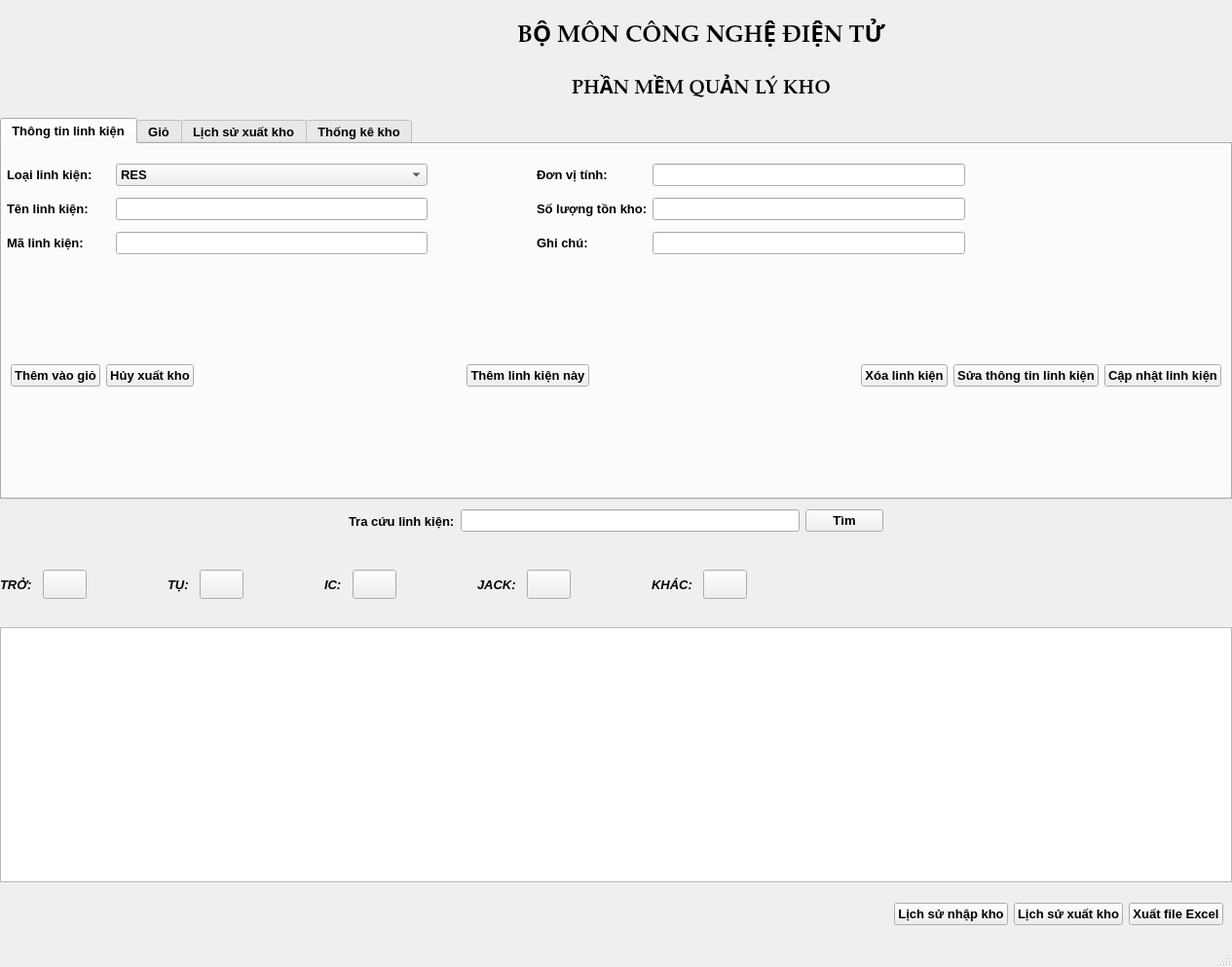
<?xml version="1.0" encoding="UTF-8"?>
<ui version="4.0">
 <class>MainWindow</class>
 <widget class="QMainWindow" name="MainWindow">
  <property name="geometry">
   <rect>
    <x>0</x>
    <y>0</y>
    <width>1265</width>
    <height>993</height>
   </rect>
  </property>
  <property name="windowTitle">
   <string>Phần mềm quản lý kho</string>
  </property>
  <widget class="QWidget" name="centralwidget">
   <layout class="QVBoxLayout" name="verticalLayout" stretch="1,7">
    <property name="spacing">
     <number>0</number>
    </property>
    <property name="leftMargin">
     <number>0</number>
    </property>
    <property name="topMargin">
     <number>0</number>
    </property>
    <property name="rightMargin">
     <number>0</number>
    </property>
    <property name="bottomMargin">
     <number>0</number>
    </property>
    <item>
     <widget class="QWidget" name="widget" native="true">
      <layout class="QHBoxLayout" name="horizontalLayout" stretch="2,5">
       <property name="leftMargin">
        <number>0</number>
       </property>
       <property name="topMargin">
        <number>0</number>
       </property>
       <property name="rightMargin">
        <number>0</number>
       </property>
       <property name="bottomMargin">
        <number>0</number>
       </property>
       <item>
        <widget class="QWidget" name="widget_4" native="true">
         <property name="styleSheet">
          <string notr="true"/>
         </property>
         <layout class="QHBoxLayout" name="horizontalLayout_8" stretch="2,3">
          <item>
           <spacer name="horizontalSpacer_20">
            <property name="orientation">
             <enum>Qt::Horizontal</enum>
            </property>
            <property name="sizeHint" stdset="0">
             <size>
              <width>131</width>
              <height>20</height>
             </size>
            </property>
           </spacer>
          </item>
          <item>
           <widget class="QWidget" name="widget_13" native="true">
            <property name="styleSheet">
             <string notr="true">border-image: url(:/images/images/images-removebg-preview.png);</string>
            </property>
           </widget>
          </item>
         </layout>
        </widget>
       </item>
       <item>
        <widget class="QWidget" name="widget_3" native="true">
         <property name="styleSheet">
          <string notr="true"/>
         </property>
         <layout class="QVBoxLayout" name="verticalLayout_2">
          <property name="rightMargin">
           <number>200</number>
          </property>
          <item>
           <widget class="QLabel" name="label">
            <property name="font">
             <font>
              <family>Palatino Linotype</family>
              <pointsize>18</pointsize>
              <weight>75</weight>
              <bold>true</bold>
             </font>
            </property>
            <property name="text">
             <string>BỘ MÔN CÔNG NGHỆ ĐIỆN TỬ</string>
            </property>
            <property name="alignment">
             <set>Qt::AlignCenter</set>
            </property>
           </widget>
          </item>
          <item>
           <widget class="QLabel" name="label_2">
            <property name="font">
             <font>
              <family>Palatino Linotype</family>
              <pointsize>15</pointsize>
              <weight>75</weight>
              <bold>true</bold>
             </font>
            </property>
            <property name="text">
             <string>PHẦN MỀM QUẢN LÝ KHO</string>
            </property>
            <property name="alignment">
             <set>Qt::AlignCenter</set>
            </property>
           </widget>
          </item>
         </layout>
        </widget>
       </item>
      </layout>
     </widget>
    </item>
    <item>
     <widget class="QWidget" name="widget_2" native="true">
      <layout class="QVBoxLayout" name="verticalLayout_3" stretch="6,2,4,1">
       <property name="spacing">
        <number>0</number>
       </property>
       <property name="leftMargin">
        <number>0</number>
       </property>
       <property name="topMargin">
        <number>0</number>
       </property>
       <property name="rightMargin">
        <number>0</number>
       </property>
       <property name="bottomMargin">
        <number>0</number>
       </property>
       <item>
        <widget class="QTabWidget" name="tabWidget">
         <property name="font">
          <font>
           <pointsize>10</pointsize>
           <weight>75</weight>
           <bold>true</bold>
          </font>
         </property>
         <property name="currentIndex">
          <number>0</number>
         </property>
         <widget class="QWidget" name="tab">
          <attribute name="title">
           <string>Thông tin linh kiện</string>
          </attribute>
          <layout class="QVBoxLayout" name="verticalLayout_5" stretch="5,1">
           <property name="spacing">
            <number>0</number>
           </property>
           <property name="leftMargin">
            <number>0</number>
           </property>
           <property name="topMargin">
            <number>20</number>
           </property>
           <property name="rightMargin">
            <number>0</number>
           </property>
           <property name="bottomMargin">
            <number>0</number>
           </property>
           <item>
            <layout class="QGridLayout" name="gridLayout" columnstretch="2,6,2,2,6,5">
             <property name="leftMargin">
              <number>5</number>
             </property>
             <property name="rightMargin">
              <number>5</number>
             </property>
             <property name="horizontalSpacing">
              <number>5</number>
             </property>
             <property name="verticalSpacing">
              <number>12</number>
             </property>
             <item row="2" column="1">
              <widget class="QLineEdit" name="lineEdit_MaLK"/>
             </item>
             <item row="1" column="0">
              <widget class="QLabel" name="label_12">
               <property name="text">
                <string>Tên linh kiện:</string>
               </property>
              </widget>
             </item>
             <item row="2" column="4">
              <widget class="QLineEdit" name="lineEdit_ghichu"/>
             </item>
             <item row="2" column="0">
              <widget class="QLabel" name="label_14">
               <property name="text">
                <string>Mã linh kiện:</string>
               </property>
              </widget>
             </item>
             <item row="0" column="3">
              <widget class="QLabel" name="label_10">
               <property name="text">
                <string>Đơn vị tính:</string>
               </property>
              </widget>
             </item>
             <item row="1" column="4">
              <widget class="QLineEdit" name="lineEdit_SoLuong"/>
             </item>
             <item row="0" column="4">
              <widget class="QLineEdit" name="lineEdit_DV"/>
             </item>
             <item row="2" column="2">
              <spacer name="horizontalSpacer_11">
               <property name="orientation">
                <enum>Qt::Horizontal</enum>
               </property>
               <property name="sizeHint" stdset="0">
                <size>
                 <width>40</width>
                 <height>20</height>
                </size>
               </property>
              </spacer>
             </item>
             <item row="1" column="3">
              <widget class="QLabel" name="label_13">
               <property name="text">
                <string>Số lượng tồn kho:</string>
               </property>
              </widget>
             </item>
             <item row="1" column="1">
              <widget class="QLineEdit" name="lineEdit_TenLK"/>
             </item>
             <item row="0" column="2">
              <spacer name="horizontalSpacer_9">
               <property name="orientation">
                <enum>Qt::Horizontal</enum>
               </property>
               <property name="sizeHint" stdset="0">
                <size>
                 <width>40</width>
                 <height>20</height>
                </size>
               </property>
              </spacer>
             </item>
             <item row="2" column="3">
              <widget class="QLabel" name="label_15">
               <property name="text">
                <string>Ghi chú:</string>
               </property>
              </widget>
             </item>
             <item row="0" column="1">
              <widget class="QComboBox" name="comboBox_loaiLK">
               <item>
                <property name="text">
                 <string>RES</string>
                </property>
               </item>
               <item>
                <property name="text">
                 <string>CAP</string>
                </property>
               </item>
               <item>
                <property name="text">
                 <string>IC</string>
                </property>
               </item>
               <item>
                <property name="text">
                 <string>JACK</string>
                </property>
               </item>
               <item>
                <property name="text">
                 <string>Khác</string>
                </property>
               </item>
              </widget>
             </item>
             <item row="0" column="0">
              <widget class="QLabel" name="label_11">
               <property name="text">
                <string>Loại linh kiện:</string>
               </property>
              </widget>
             </item>
             <item row="1" column="2">
              <spacer name="horizontalSpacer_10">
               <property name="orientation">
                <enum>Qt::Horizontal</enum>
               </property>
               <property name="sizeHint" stdset="0">
                <size>
                 <width>40</width>
                 <height>20</height>
                </size>
               </property>
              </spacer>
             </item>
             <item row="0" column="5">
              <spacer name="horizontalSpacer_17">
               <property name="orientation">
                <enum>Qt::Horizontal</enum>
               </property>
               <property name="sizeHint" stdset="0">
                <size>
                 <width>30</width>
                 <height>20</height>
                </size>
               </property>
              </spacer>
             </item>
            </layout>
           </item>
           <item>
            <widget class="QWidget" name="widget_10" native="true">
             <layout class="QHBoxLayout" name="horizontalLayout_5">
              <item>
               <widget class="QPushButton" name="pushButton_10">
                <property name="text">
                 <string>Thêm vào giỏ</string>
                </property>
               </widget>
              </item>
              <item>
               <widget class="QPushButton" name="pushButton_11">
                <property name="text">
                 <string>Hủy xuất kho</string>
                </property>
               </widget>
              </item>
              <item>
               <spacer name="horizontalSpacer_8">
                <property name="orientation">
                 <enum>Qt::Horizontal</enum>
                </property>
                <property name="sizeHint" stdset="0">
                 <size>
                  <width>40</width>
                  <height>20</height>
                 </size>
                </property>
               </spacer>
              </item>
              <item>
               <widget class="QPushButton" name="pushButton_12">
                <property name="text">
                 <string>Thêm linh kiện này</string>
                </property>
               </widget>
              </item>
              <item>
               <spacer name="horizontalSpacer_21">
                <property name="orientation">
                 <enum>Qt::Horizontal</enum>
                </property>
                <property name="sizeHint" stdset="0">
                 <size>
                  <width>40</width>
                  <height>20</height>
                 </size>
                </property>
               </spacer>
              </item>
              <item>
               <widget class="QPushButton" name="pushButton_13">
                <property name="text">
                 <string>Xóa linh kiện</string>
                </property>
               </widget>
              </item>
              <item>
               <widget class="QPushButton" name="pushButton_14">
                <property name="text">
                 <string>Sửa thông tin linh kiện</string>
                </property>
               </widget>
              </item>
              <item>
               <widget class="QPushButton" name="pushButton_17">
                <property name="text">
                 <string>Cập nhật linh kiện</string>
                </property>
               </widget>
              </item>
             </layout>
            </widget>
           </item>
          </layout>
         </widget>
         <widget class="QWidget" name="tab_2">
          <attribute name="title">
           <string>Giỏ</string>
          </attribute>
          <layout class="QHBoxLayout" name="horizontalLayout_6" stretch="5,2">
           <property name="spacing">
            <number>9</number>
           </property>
           <property name="leftMargin">
            <number>0</number>
           </property>
           <property name="topMargin">
            <number>0</number>
           </property>
           <property name="rightMargin">
            <number>0</number>
           </property>
           <property name="bottomMargin">
            <number>0</number>
           </property>
           <item>
            <widget class="QWidget" name="widget_9" native="true">
             <layout class="QVBoxLayout" name="verticalLayout_6" stretch="1,5">
              <property name="spacing">
               <number>3</number>
              </property>
              <property name="leftMargin">
               <number>0</number>
              </property>
              <property name="topMargin">
               <number>0</number>
              </property>
              <property name="rightMargin">
               <number>0</number>
              </property>
              <property name="bottomMargin">
               <number>0</number>
              </property>
              <item>
               <widget class="QLabel" name="label_16">
                <property name="font">
                 <font>
                  <family>Palatino Linotype</family>
                  <pointsize>9</pointsize>
                  <weight>50</weight>
                  <bold>false</bold>
                 </font>
                </property>
                <property name="text">
                 <string>KIỂM TRA GIỎ TRƯỚC KHI XUẤT KHO</string>
                </property>
                <property name="alignment">
                 <set>Qt::AlignCenter</set>
                </property>
               </widget>
              </item>
              <item>
               <widget class="QTableWidget" name="tableWidget_2"/>
              </item>
             </layout>
            </widget>
           </item>
           <item>
            <widget class="QWidget" name="widget_11" native="true">
             <layout class="QVBoxLayout" name="verticalLayout_7">
              <property name="spacing">
               <number>0</number>
              </property>
              <property name="leftMargin">
               <number>0</number>
              </property>
              <property name="topMargin">
               <number>9</number>
              </property>
              <property name="rightMargin">
               <number>0</number>
              </property>
              <property name="bottomMargin">
               <number>0</number>
              </property>
              <item>
               <spacer name="verticalSpacer_3">
                <property name="orientation">
                 <enum>Qt::Vertical</enum>
                </property>
                <property name="sizeHint" stdset="0">
                 <size>
                  <width>20</width>
                  <height>40</height>
                 </size>
                </property>
               </spacer>
              </item>
              <item>
               <spacer name="verticalSpacer_2">
                <property name="orientation">
                 <enum>Qt::Vertical</enum>
                </property>
                <property name="sizeHint" stdset="0">
                 <size>
                  <width>20</width>
                  <height>40</height>
                 </size>
                </property>
               </spacer>
              </item>
              <item>
               <layout class="QGridLayout" name="gridLayout_2">
                <property name="spacing">
                 <number>9</number>
                </property>
                <item row="2" column="1">
                 <widget class="QLineEdit" name="lineEdit_10"/>
                </item>
                <item row="0" column="1">
                 <widget class="QLineEdit" name="lineEdit_8"/>
                </item>
                <item row="5" column="1">
                 <widget class="QDateTimeEdit" name="dateTimeEdit"/>
                </item>
                <item row="1" column="0">
                 <widget class="QLabel" name="label_18">
                  <property name="text">
                   <string>Mã linh kiện:</string>
                  </property>
                 </widget>
                </item>
                <item row="2" column="0">
                 <widget class="QLabel" name="label_19">
                  <property name="text">
                   <string>Số lượng:</string>
                  </property>
                 </widget>
                </item>
                <item row="4" column="1">
                 <widget class="QLineEdit" name="lineEdit_12"/>
                </item>
                <item row="0" column="0">
                 <widget class="QLabel" name="label_17">
                  <property name="text">
                   <string>Tên linh kiện:</string>
                  </property>
                 </widget>
                </item>
                <item row="1" column="1">
                 <widget class="QLineEdit" name="lineEdit_9"/>
                </item>
                <item row="4" column="0">
                 <widget class="QLabel" name="label_21">
                  <property name="text">
                   <string>Người xuất kho:</string>
                  </property>
                 </widget>
                </item>
                <item row="5" column="0">
                 <widget class="QLabel" name="label_22">
                  <property name="text">
                   <string>Ngày xuất kho:</string>
                  </property>
                 </widget>
                </item>
                <item row="6" column="0">
                 <widget class="QLabel" name="label_20">
                  <property name="text">
                   <string>Ghi chú:</string>
                  </property>
                 </widget>
                </item>
                <item row="6" column="1">
                 <widget class="QLineEdit" name="lineEdit_11"/>
                </item>
               </layout>
              </item>
              <item>
               <spacer name="verticalSpacer">
                <property name="orientation">
                 <enum>Qt::Vertical</enum>
                </property>
                <property name="sizeHint" stdset="0">
                 <size>
                  <width>20</width>
                  <height>40</height>
                 </size>
                </property>
               </spacer>
              </item>
              <item>
               <widget class="QWidget" name="widget_12" native="true">
                <layout class="QHBoxLayout" name="horizontalLayout_7">
                 <item>
                  <spacer name="horizontalSpacer_16">
                   <property name="orientation">
                    <enum>Qt::Horizontal</enum>
                   </property>
                   <property name="sizeHint" stdset="0">
                    <size>
                     <width>40</width>
                     <height>20</height>
                    </size>
                   </property>
                  </spacer>
                 </item>
                 <item>
                  <widget class="QPushButton" name="pushButton_15">
                   <property name="text">
                    <string>XUẤT</string>
                   </property>
                  </widget>
                 </item>
                 <item>
                  <widget class="QPushButton" name="pushButton_16">
                   <property name="text">
                    <string>HỦY</string>
                   </property>
                  </widget>
                 </item>
                </layout>
               </widget>
              </item>
             </layout>
            </widget>
           </item>
          </layout>
         </widget>
         <widget class="QWidget" name="tab_3">
          <attribute name="title">
           <string>Lịch sử xuất kho</string>
          </attribute>
          <layout class="QHBoxLayout" name="horizontalLayout_9" stretch="5,3">
           <property name="spacing">
            <number>9</number>
           </property>
           <property name="leftMargin">
            <number>0</number>
           </property>
           <property name="topMargin">
            <number>0</number>
           </property>
           <property name="rightMargin">
            <number>0</number>
           </property>
           <property name="bottomMargin">
            <number>0</number>
           </property>
           <item>
            <widget class="QWidget" name="widget_14" native="true">
             <layout class="QVBoxLayout" name="verticalLayout_8" stretch="1,5">
              <property name="spacing">
               <number>0</number>
              </property>
              <property name="leftMargin">
               <number>0</number>
              </property>
              <property name="topMargin">
               <number>0</number>
              </property>
              <property name="rightMargin">
               <number>0</number>
              </property>
              <property name="bottomMargin">
               <number>0</number>
              </property>
              <item>
               <widget class="QLabel" name="label_5">
                <property name="font">
                 <font>
                  <family>Palatino Linotype</family>
                  <weight>50</weight>
                  <bold>false</bold>
                 </font>
                </property>
                <property name="text">
                 <string>Lịch sử các lần xuất kho</string>
                </property>
                <property name="alignment">
                 <set>Qt::AlignCenter</set>
                </property>
               </widget>
              </item>
              <item>
               <widget class="QTableWidget" name="tableWidget_3"/>
              </item>
             </layout>
            </widget>
           </item>
           <item>
            <widget class="QWidget" name="widget_15" native="true">
             <layout class="QVBoxLayout" name="verticalLayout_9" stretch="2,2,1">
              <property name="leftMargin">
               <number>0</number>
              </property>
              <property name="topMargin">
               <number>0</number>
              </property>
              <property name="rightMargin">
               <number>0</number>
              </property>
              <property name="bottomMargin">
               <number>0</number>
              </property>
              <item>
               <widget class="QGroupBox" name="groupBox">
                <property name="font">
                 <font>
                  <family>Palatino Linotype</family>
                  <weight>50</weight>
                  <bold>false</bold>
                 </font>
                </property>
                <property name="title">
                 <string>Tra cứu theo ngày</string>
                </property>
                <layout class="QHBoxLayout" name="horizontalLayout_10">
                 <item>
                  <widget class="QLabel" name="label_23">
                   <property name="text">
                    <string>Chọn ngày (nhập 2 chữ số):</string>
                   </property>
                  </widget>
                 </item>
                 <item>
                  <widget class="QDateEdit" name="dateEdit">
                   <property name="font">
                    <font>
                     <family>Palatino Linotype</family>
                     <weight>75</weight>
                     <bold>true</bold>
                    </font>
                   </property>
                   <property name="dateTime">
                    <datetime>
                     <hour>0</hour>
                     <minute>0</minute>
                     <second>0</second>
                     <year>2023</year>
                     <month>8</month>
                     <day>31</day>
                    </datetime>
                   </property>
                   <property name="displayFormat">
                    <string>dd/MM/yyyy</string>
                   </property>
                  </widget>
                 </item>
                </layout>
               </widget>
              </item>
              <item>
               <widget class="QGroupBox" name="groupBox_2">
                <property name="font">
                 <font>
                  <family>Palatino Linotype</family>
                  <weight>50</weight>
                  <bold>false</bold>
                 </font>
                </property>
                <property name="title">
                 <string>Tra cứu theo tên</string>
                </property>
                <layout class="QHBoxLayout" name="horizontalLayout_11">
                 <item>
                  <widget class="QLabel" name="label_24">
                   <property name="text">
                    <string>Nhập tên:</string>
                   </property>
                  </widget>
                 </item>
                 <item>
                  <widget class="QLineEdit" name="lineEdit">
                   <property name="font">
                    <font>
                     <family>Palatino Linotype</family>
                     <weight>75</weight>
                     <bold>true</bold>
                    </font>
                   </property>
                  </widget>
                 </item>
                </layout>
               </widget>
              </item>
              <item>
               <widget class="QWidget" name="widget_16" native="true">
                <layout class="QHBoxLayout" name="horizontalLayout_12">
                 <item>
                  <spacer name="horizontalSpacer_22">
                   <property name="orientation">
                    <enum>Qt::Horizontal</enum>
                   </property>
                   <property name="sizeHint" stdset="0">
                    <size>
                     <width>40</width>
                     <height>20</height>
                    </size>
                   </property>
                  </spacer>
                 </item>
                 <item>
                  <widget class="QPushButton" name="pushButton_18">
                   <property name="font">
                    <font>
                     <family>Palatino Linotype</family>
                     <weight>75</weight>
                     <bold>true</bold>
                    </font>
                   </property>
                   <property name="text">
                    <string>Xuất File</string>
                   </property>
                  </widget>
                 </item>
                 <item>
                  <widget class="QPushButton" name="pushButton_19">
                   <property name="font">
                    <font>
                     <family>Palatino Linotype</family>
                     <weight>75</weight>
                     <bold>true</bold>
                    </font>
                   </property>
                   <property name="text">
                    <string>Hủy</string>
                   </property>
                  </widget>
                 </item>
                </layout>
               </widget>
              </item>
             </layout>
            </widget>
           </item>
          </layout>
         </widget>
         <widget class="QWidget" name="tab_4">
          <attribute name="title">
           <string>Thống kê kho</string>
          </attribute>
         </widget>
        </widget>
       </item>
       <item>
        <widget class="QWidget" name="widget_5" native="true">
         <layout class="QVBoxLayout" name="verticalLayout_4" stretch="1,2">
          <property name="spacing">
           <number>0</number>
          </property>
          <property name="leftMargin">
           <number>0</number>
          </property>
          <property name="topMargin">
           <number>0</number>
          </property>
          <property name="rightMargin">
           <number>0</number>
          </property>
          <property name="bottomMargin">
           <number>0</number>
          </property>
          <item>
           <widget class="QWidget" name="widget_8" native="true">
            <layout class="QHBoxLayout" name="horizontalLayout_2">
             <item>
              <spacer name="horizontalSpacer">
               <property name="orientation">
                <enum>Qt::Horizontal</enum>
               </property>
               <property name="sizeHint" stdset="0">
                <size>
                 <width>40</width>
                 <height>20</height>
                </size>
               </property>
              </spacer>
             </item>
             <item>
              <widget class="QLabel" name="label_3">
               <property name="font">
                <font>
                 <pointsize>10</pointsize>
                 <weight>75</weight>
                 <bold>true</bold>
                </font>
               </property>
               <property name="text">
                <string>Tra cứu linh kiện:</string>
               </property>
              </widget>
             </item>
             <item>
              <widget class="QLineEdit" name="lineEdit_timkiem">
               <property name="font">
                <font>
                 <pointsize>10</pointsize>
                </font>
               </property>
              </widget>
             </item>
             <item>
              <widget class="QPushButton" name="pushButton">
               <property name="font">
                <font>
                 <pointsize>10</pointsize>
                 <weight>75</weight>
                 <bold>true</bold>
                </font>
               </property>
               <property name="text">
                <string>Tìm</string>
               </property>
              </widget>
             </item>
             <item>
              <spacer name="horizontalSpacer_2">
               <property name="orientation">
                <enum>Qt::Horizontal</enum>
               </property>
               <property name="sizeHint" stdset="0">
                <size>
                 <width>40</width>
                 <height>20</height>
                </size>
               </property>
              </spacer>
             </item>
            </layout>
           </widget>
          </item>
          <item>
           <widget class="QWidget" name="widget_7" native="true">
            <property name="font">
             <font>
              <pointsize>10</pointsize>
              <weight>75</weight>
              <bold>true</bold>
             </font>
            </property>
            <layout class="QHBoxLayout" name="horizontalLayout_3">
             <property name="spacing">
              <number>0</number>
             </property>
             <property name="leftMargin">
              <number>0</number>
             </property>
             <property name="topMargin">
              <number>0</number>
             </property>
             <property name="rightMargin">
              <number>0</number>
             </property>
             <property name="bottomMargin">
              <number>0</number>
             </property>
             <item>
              <widget class="QLabel" name="label_4">
               <property name="font">
                <font>
                 <pointsize>10</pointsize>
                 <weight>75</weight>
                 <italic>true</italic>
                 <bold>true</bold>
                </font>
               </property>
               <property name="text">
                <string>TRỞ:   </string>
               </property>
              </widget>
             </item>
             <item>
              <widget class="QPushButton" name="pushButton_2">
               <property name="minimumSize">
                <size>
                 <width>45</width>
                 <height>30</height>
                </size>
               </property>
               <property name="font">
                <font>
                 <pointsize>10</pointsize>
                 <weight>50</weight>
                 <bold>false</bold>
                </font>
               </property>
               <property name="styleSheet">
                <string notr="true">border-image: url(:/images/images/res_image.jpg);</string>
               </property>
               <property name="text">
                <string/>
               </property>
               <property name="iconSize">
                <size>
                 <width>16</width>
                 <height>40</height>
                </size>
               </property>
              </widget>
             </item>
             <item>
              <spacer name="horizontalSpacer_3">
               <property name="orientation">
                <enum>Qt::Horizontal</enum>
               </property>
               <property name="sizeHint" stdset="0">
                <size>
                 <width>40</width>
                 <height>20</height>
                </size>
               </property>
              </spacer>
             </item>
             <item>
              <widget class="QLabel" name="label_6">
               <property name="font">
                <font>
                 <pointsize>10</pointsize>
                 <weight>75</weight>
                 <italic>true</italic>
                 <bold>true</bold>
                </font>
               </property>
               <property name="text">
                <string>TỤ:   </string>
               </property>
              </widget>
             </item>
             <item>
              <widget class="QPushButton" name="pushButton_3">
               <property name="minimumSize">
                <size>
                 <width>45</width>
                 <height>30</height>
                </size>
               </property>
               <property name="styleSheet">
                <string notr="true">border-image: url(:/images/images/cap.png);</string>
               </property>
               <property name="text">
                <string/>
               </property>
              </widget>
             </item>
             <item>
              <spacer name="horizontalSpacer_4">
               <property name="orientation">
                <enum>Qt::Horizontal</enum>
               </property>
               <property name="sizeHint" stdset="0">
                <size>
                 <width>40</width>
                 <height>20</height>
                </size>
               </property>
              </spacer>
             </item>
             <item>
              <widget class="QLabel" name="label_7">
               <property name="font">
                <font>
                 <pointsize>10</pointsize>
                 <weight>75</weight>
                 <italic>true</italic>
                 <bold>true</bold>
                </font>
               </property>
               <property name="text">
                <string>IC:   </string>
               </property>
              </widget>
             </item>
             <item>
              <widget class="QPushButton" name="pushButton_4">
               <property name="minimumSize">
                <size>
                 <width>45</width>
                 <height>30</height>
                </size>
               </property>
               <property name="styleSheet">
                <string notr="true">border-image: url(:/images/images/ic.png);</string>
               </property>
               <property name="text">
                <string/>
               </property>
              </widget>
             </item>
             <item>
              <spacer name="horizontalSpacer_5">
               <property name="orientation">
                <enum>Qt::Horizontal</enum>
               </property>
               <property name="sizeHint" stdset="0">
                <size>
                 <width>40</width>
                 <height>20</height>
                </size>
               </property>
              </spacer>
             </item>
             <item>
              <widget class="QLabel" name="label_8">
               <property name="font">
                <font>
                 <pointsize>10</pointsize>
                 <weight>75</weight>
                 <italic>true</italic>
                 <bold>true</bold>
                </font>
               </property>
               <property name="text">
                <string>JACK:   </string>
               </property>
              </widget>
             </item>
             <item>
              <widget class="QPushButton" name="pushButton_5">
               <property name="minimumSize">
                <size>
                 <width>45</width>
                 <height>30</height>
                </size>
               </property>
               <property name="styleSheet">
                <string notr="true">border-image: url(:/images/images/jack.png);</string>
               </property>
               <property name="text">
                <string/>
               </property>
              </widget>
             </item>
             <item>
              <spacer name="horizontalSpacer_6">
               <property name="orientation">
                <enum>Qt::Horizontal</enum>
               </property>
               <property name="sizeHint" stdset="0">
                <size>
                 <width>40</width>
                 <height>20</height>
                </size>
               </property>
              </spacer>
             </item>
             <item>
              <widget class="QLabel" name="label_9">
               <property name="font">
                <font>
                 <pointsize>10</pointsize>
                 <weight>75</weight>
                 <italic>true</italic>
                 <bold>true</bold>
                </font>
               </property>
               <property name="text">
                <string>KHÁC:   </string>
               </property>
              </widget>
             </item>
             <item>
              <widget class="QPushButton" name="pushButton_6">
               <property name="minimumSize">
                <size>
                 <width>45</width>
                 <height>30</height>
                </size>
               </property>
               <property name="styleSheet">
                <string notr="true">border-image: url(:/images/images/different.png);</string>
               </property>
               <property name="text">
                <string/>
               </property>
              </widget>
             </item>
             <item>
              <spacer name="horizontalSpacer_12">
               <property name="orientation">
                <enum>Qt::Horizontal</enum>
               </property>
               <property name="sizeHint" stdset="0">
                <size>
                 <width>40</width>
                 <height>20</height>
                </size>
               </property>
              </spacer>
             </item>
             <item>
              <spacer name="horizontalSpacer_19">
               <property name="orientation">
                <enum>Qt::Horizontal</enum>
               </property>
               <property name="sizeHint" stdset="0">
                <size>
                 <width>40</width>
                 <height>20</height>
                </size>
               </property>
              </spacer>
             </item>
             <item>
              <spacer name="horizontalSpacer_18">
               <property name="orientation">
                <enum>Qt::Horizontal</enum>
               </property>
               <property name="sizeHint" stdset="0">
                <size>
                 <width>40</width>
                 <height>20</height>
                </size>
               </property>
              </spacer>
             </item>
             <item>
              <spacer name="horizontalSpacer_13">
               <property name="orientation">
                <enum>Qt::Horizontal</enum>
               </property>
               <property name="sizeHint" stdset="0">
                <size>
                 <width>40</width>
                 <height>20</height>
                </size>
               </property>
              </spacer>
             </item>
             <item>
              <spacer name="horizontalSpacer_14">
               <property name="orientation">
                <enum>Qt::Horizontal</enum>
               </property>
               <property name="sizeHint" stdset="0">
                <size>
                 <width>40</width>
                 <height>20</height>
                </size>
               </property>
              </spacer>
             </item>
             <item>
              <spacer name="horizontalSpacer_15">
               <property name="orientation">
                <enum>Qt::Horizontal</enum>
               </property>
               <property name="sizeHint" stdset="0">
                <size>
                 <width>40</width>
                 <height>20</height>
                </size>
               </property>
              </spacer>
             </item>
            </layout>
           </widget>
          </item>
         </layout>
        </widget>
       </item>
       <item>
        <widget class="QTableWidget" name="tableWidget"/>
       </item>
       <item>
        <widget class="QWidget" name="widget_6" native="true">
         <property name="font">
          <font>
           <pointsize>10</pointsize>
           <weight>75</weight>
           <bold>true</bold>
          </font>
         </property>
         <layout class="QHBoxLayout" name="horizontalLayout_4">
          <item>
           <spacer name="horizontalSpacer_7">
            <property name="orientation">
             <enum>Qt::Horizontal</enum>
            </property>
            <property name="sizeHint" stdset="0">
             <size>
              <width>40</width>
              <height>20</height>
             </size>
            </property>
           </spacer>
          </item>
          <item>
           <widget class="QPushButton" name="pushButton_7">
            <property name="text">
             <string>Lịch sử nhập kho</string>
            </property>
           </widget>
          </item>
          <item>
           <widget class="QPushButton" name="pushButton_8">
            <property name="text">
             <string>Lịch sử xuất kho</string>
            </property>
           </widget>
          </item>
          <item>
           <widget class="QPushButton" name="pushButton_9">
            <property name="text">
             <string>Xuất file Excel</string>
            </property>
           </widget>
          </item>
         </layout>
        </widget>
       </item>
      </layout>
     </widget>
    </item>
   </layout>
  </widget>
  <widget class="QMenuBar" name="menubar">
   <property name="geometry">
    <rect>
     <x>0</x>
     <y>0</y>
     <width>1265</width>
     <height>25</height>
    </rect>
   </property>
  </widget>
  <widget class="QStatusBar" name="statusbar"/>
 </widget>
 <resources/>
 <connections/>
</ui>
